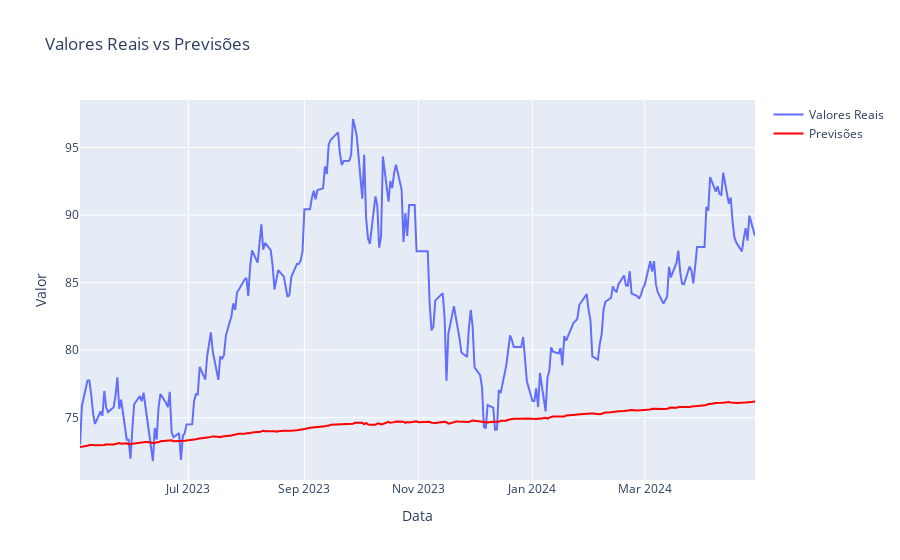

The notebook cell this image was saved under:
### Markdown cell above
Padrões da Indústria: Em finanças e commodities, onde a volatilidade é alta, métricas de erro como o WMAPE tendem a ser mais elevadas comparadas a setores mais estáveis. Em geral:

* Muito Bom: WMAPE < 10%
* Bom: WMAPE entre 10% e 20%
* Aceitável: WMAPE entre 20% e 30%
* Melhorável: WMAPE > 30%

Segundo esses parametros, o wmape deu um resultado bom.

### Code cell
# Criar a figura
fig = go.Figure()

# Adicionar os valores reais e as previsões ao gráfico
fig.add_trace(go.Scatter(x=df['preco_venda'][train_size:].index, y=df['preco_venda'][train_size:], mode='lines', name='Valores Reais'))
fig.add_trace(go.Scatter(x=df['preco_venda'][train_size:].index, y=predictions, mode='lines', name='Previsões', line=dict(color='red')))

# Atualizar o layout
fig.update_layout(title='Valores Reais vs Previsões',
                  xaxis_title='Data',
                  yaxis_title='Valor')

# Mostrar o gráfico
fig.show()

### Figure 1 — Plotly figure (JSON) as saved in the notebook; plotly's stock layout.template omitted (floating-point values rounded to 4 significant figures; data arrays with more than 128 entries replaced by an {"elided": "..."} marker saying what was removed)
{"data": [{"mode": "lines", "name": "Valores Reais", "type": "scatter", "x": {"elided": "258 str values"}, "y": {"elided": "258 float values"}}, {"line": {"color": "red"}, "mode": "lines", "name": "Previsões", "type": "scatter", "x": {"elided": "258 str values"}, "y": {"elided": "258 float values"}}], "layout": {"title": {"text": "Valores Reais vs Previsões"}, "xaxis": {"title": {"text": "Data"}}, "yaxis": {"title": {"text": "Valor"}}}}
